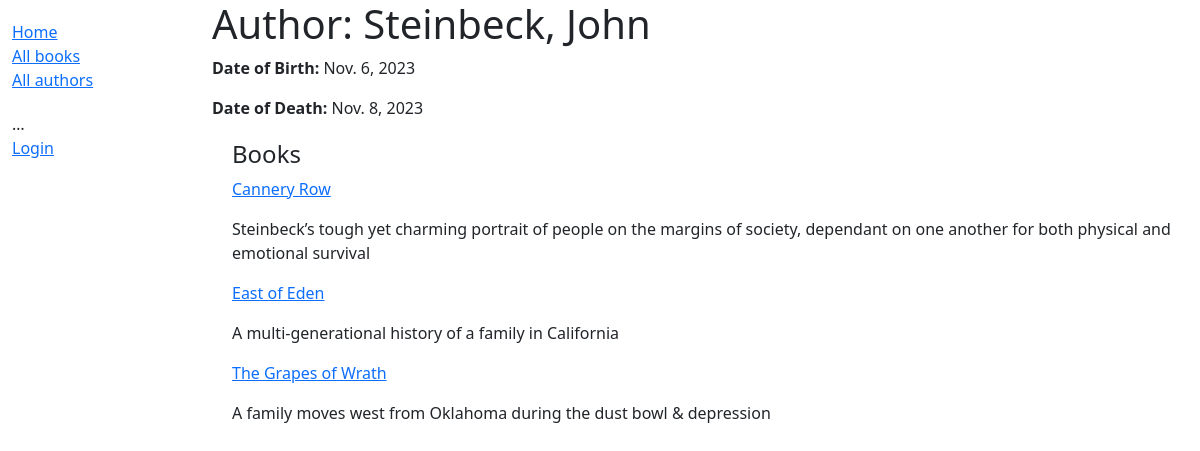
Page /catalog/authors/1 on the committed database.
### catalog/models.py (models this page shows, shortened)
class Author(models.Model):
    first_name = models.CharField(max_length=100)
    last_name = models.CharField(max_length=100)
    date_of_birth = models.DateField(null=True, blank=True)
    date_of_death = models.DateField('Died', null=True, blank=True)
    class Meta:
        ordering = ['last_name', 'first_name']
    def __str__(self):
        return f'{self.last_name}, {self.first_name}'

class Book(models.Model):
    title = models.CharField(max_length=200)
    author = models.ForeignKey('Author', on_delete=models.SET_NULL, null=True)
    summary = models.TextField(max_length=1000, help_text='Enter a brief description of the book')
    isbn = models.CharField('ISBN', max_length=13, unique=True,
                             help_text='13 Character <a href="https://www.isbn-international.org/content/what-isbn">ISBN number</a>')
    genre = models.ManyToManyField(Genre, help_text='Select a genre for this book')
    language = models.ForeignKey('Language', on_delete=models.SET_NULL, null=True)
    def __str__(self):
        return self.title
    def get_absolute_url(self):
        return reverse('book-detail', args=[str(self.id)])
    def display_genre(self):
        """Create a string for the Genre. This is required to display genre in Admin."""
        return ', '.join(genre.name for genre in self.genre.all()[:3])
    display_genre.short_description = 'Genre'

### catalog/views.py (the view)
# urls.py: path('authors/<int:pk>', views.AuthorDetailView.as_view(), name='author-detail'),
class AuthorDetailView(generic.DetailView):
    model = Author

### catalog/templates/catalog/author_detail.html (shortened to what this page needs)
{% extends "base_generic.html" %}
{% block content %}
  <h1>Author: {{ author }}</h1>
  <p><strong>Date of Birth:</strong> {{ author.date_of_birth }}</p>
  <p><strong>Date of Death:</strong> {{ author.date_of_death}}</p>
  <div style="margin-left:20px;margin-top:20px">
    <h4>Books</h4>
    {% for book in author.book_set.all %}
      <p><a href="{{ book.get_absolute_url }}">{{ book }}</a></p>
      <p>{{ book.summary }}</p>
    {% endfor %}
  </div>
{% endblock %}
{% block sidebar %}
  {{ block.super }}
{% endblock %}

### rows in the picture
Author: date_of_birth "Nov. 6, 2023", date_of_death "Nov. 8, 2023"
Book: title "Cannery Row", summary "Steinbeck’s tough yet charming portrait of people on the margins of society, dependant on one another for both physical and emotional survival"
Book: title "East of Eden", summary "A multi-generational history of a family in California"
Book: title "The Grapes of Wrath", summary "A family moves west from Oklahoma during the dust bowl & depression"
